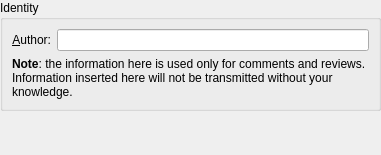
<ui version="4.0" >
 <class>DlgAnnotationsBase</class>
 <widget class="QWidget" name="DlgAnnotationsBase" >
  <property name="geometry" >
   <rect>
    <x>0</x>
    <y>0</y>
    <width>381</width>
    <height>155</height>
   </rect>
  </property>
  <layout class="QVBoxLayout" >
   <property name="spacing" >
    <number>6</number>
   </property>
   <property name="leftMargin" >
    <number>0</number>
   </property>
   <property name="topMargin" >
    <number>0</number>
   </property>
   <property name="rightMargin" >
    <number>0</number>
   </property>
   <property name="bottomMargin" >
    <number>0</number>
   </property>
   <item>
    <widget class="QGroupBox" name="groupBox" >
     <property name="title" >
      <string>Identity</string>
     </property>
     <layout class="QGridLayout" >
      <property name="leftMargin" >
       <number>9</number>
      </property>
      <property name="topMargin" >
       <number>9</number>
      </property>
      <property name="rightMargin" >
       <number>9</number>
      </property>
      <property name="bottomMargin" >
       <number>9</number>
      </property>
      <property name="horizontalSpacing" >
       <number>6</number>
      </property>
      <property name="verticalSpacing" >
       <number>6</number>
      </property>
      <item row="0" column="0" >
       <widget class="QLabel" name="label" >
        <property name="text" >
         <string>&amp;Author:</string>
        </property>
        <property name="alignment" >
         <set>Qt::AlignRight|Qt::AlignTrailing|Qt::AlignVCenter</set>
        </property>
        <property name="buddy" >
         <cstring>kcfg_IdentityAuthor</cstring>
        </property>
       </widget>
      </item>
      <item row="0" column="1" >
       <widget class="QLineEdit" name="kcfg_IdentityAuthor" />
      </item>
      <item row="1" column="0" colspan="2" >
       <widget class="QLabel" name="label_2" >
        <property name="text" >
         <string>&lt;b>Note&lt;/b>: the information here is used only for comments and reviews. Information inserted here will not be transmitted without your knowledge.</string>
        </property>
        <property name="alignment" >
         <set>Qt::AlignLeading|Qt::AlignLeft|Qt::AlignTop</set>
        </property>
        <property name="wordWrap" >
         <bool>true</bool>
        </property>
       </widget>
      </item>
     </layout>
    </widget>
   </item>
   <item>
    <spacer>
     <property name="orientation" >
      <enum>Qt::Vertical</enum>
     </property>
     <property name="sizeHint" >
      <size>
       <width>20</width>
       <height>4</height>
      </size>
     </property>
    </spacer>
   </item>
  </layout>
 </widget>
 <resources/>
 <connections/>
</ui>
